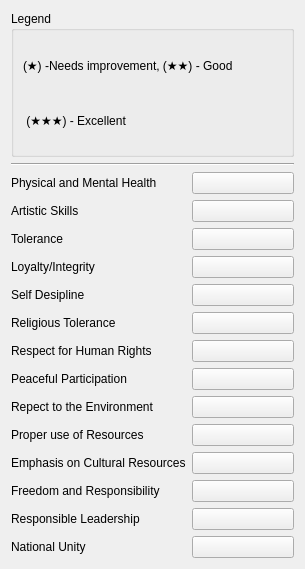
                  <widget class="QWidget" name="scrollAreaWidgetContents_11">
                   <property name="geometry">
                    <rect>
                     <x>0</x>
                     <y>0</y>
                     <width>305</width>
                     <height>569</height>
                    </rect>
                   </property>
                   <layout class="QVBoxLayout" name="verticalLayout_13">
                    <item>
                     <widget class="QGroupBox" name="groupBox_22">
                      <property name="title">
                       <string>Legend</string>
                      </property>
                      <layout class="QVBoxLayout" name="verticalLayout_30">
                       <item>
                        <widget class="QLabel" name="label_136">
                         <property name="text">
                          <string>(★) -Needs improvement, (★★) - Good</string>
                         </property>
                        </widget>
                       </item>
                       <item>
                        <widget class="QLabel" name="label_137">
                         <property name="text">
                          <string> (★★★) - Excellent</string>
                         </property>
                        </widget>
                       </item>
                      </layout>
                     </widget>
                    </item>
                    <item>
                     <widget class="Line" name="line_4">
                      <property name="orientation">
                       <enum>Qt::Horizontal</enum>
                      </property>
                     </widget>
                    </item>
                    <item>
                     <layout class="QGridLayout" name="gridLayout_38">
                      <property name="sizeConstraint">
                       <enum>QLayout::SetDefaultConstraint</enum>
                      </property>
                      <item row="3" column="0">
                       <widget class="QLabel" name="label_104">
                        <property name="sizePolicy">
                         <sizepolicy hsizetype="Maximum" vsizetype="Preferred">
                          <horstretch>0</horstretch>
                          <verstretch>0</verstretch>
                         </sizepolicy>
                        </property>
                        <property name="text">
                         <string>Loyalty/Integrity</string>
                        </property>
                       </widget>
                      </item>
                      <item row="6" column="0">
                       <widget class="QLabel" name="label_105">
                        <property name="sizePolicy">
                         <sizepolicy hsizetype="Maximum" vsizetype="Preferred">
                          <horstretch>0</horstretch>
                          <verstretch>0</verstretch>
                         </sizepolicy>
                        </property>
                        <property name="text">
                         <string>Respect for Human Rights</string>
                        </property>
                       </widget>
                      </item>
                      <item row="11" column="0">
                       <widget class="QLabel" name="label_106">
                        <property name="text">
                         <string>Freedom and Responsibility</string>
                        </property>
                       </widget>
                      </item>
                      <item row="7" column="0">
                       <widget class="QLabel" name="label_107">
                        <property name="sizePolicy">
                         <sizepolicy hsizetype="Maximum" vsizetype="Preferred">
                          <horstretch>0</horstretch>
                          <verstretch>0</verstretch>
                         </sizepolicy>
                        </property>
                        <property name="text">
                         <string>Peaceful Participation</string>
                        </property>
                       </widget>
                      </item>
                      <item row="0" column="0">
                       <widget class="QLabel" name="label_108">
                        <property name="sizePolicy">
                         <sizepolicy hsizetype="Maximum" vsizetype="Preferred">
                          <horstretch>0</horstretch>
                          <verstretch>0</verstretch>
                         </sizepolicy>
                        </property>
                        <property name="text">
                         <string>Physical and Mental Health</string>
                        </property>
                       </widget>
                      </item>
                      <item row="2" column="0">
                       <widget class="QLabel" name="label_109">
                        <property name="sizePolicy">
                         <sizepolicy hsizetype="Maximum" vsizetype="Preferred">
                          <horstretch>0</horstretch>
                          <verstretch>0</verstretch>
                         </sizepolicy>
                        </property>
                        <property name="text">
                         <string>Tolerance</string>
                        </property>
                       </widget>
                      </item>
                      <item row="8" column="0">
                       <widget class="QLabel" name="label_110">
                        <property name="text">
                         <string>Repect to the Environment</string>
                        </property>
                       </widget>
                      </item>
                      <item row="9" column="0">
                       <widget class="QLabel" name="label_111">
                        <property name="text">
                         <string>Proper use of Resources</string>
                        </property>
                       </widget>
                      </item>
                      <item row="10" column="0">
                       <widget class="QLabel" name="label_112">
                        <property name="sizePolicy">
                         <sizepolicy hsizetype="Fixed" vsizetype="Preferred">
                          <horstretch>0</horstretch>
                          <verstretch>0</verstretch>
                         </sizepolicy>
                        </property>
                        <property name="text">
                         <string>Emphasis on Cultural Resources</string>
                        </property>
                       </widget>
                      </item>
                      <item row="13" column="0">
                       <widget class="QLabel" name="label_113">
                        <property name="text">
                         <string>National Unity</string>
                        </property>
                       </widget>
                      </item>
                      <item row="1" column="0">
                       <widget class="QLabel" name="label_114">
                        <property name="sizePolicy">
                         <sizepolicy hsizetype="Maximum" vsizetype="Preferred">
                          <horstretch>0</horstretch>
                          <verstretch>0</verstretch>
                         </sizepolicy>
                        </property>
                        <property name="text">
                         <string>Artistic Skills</string>
                        </property>
                       </widget>
                      </item>
                      <item row="12" column="0">
                       <widget class="QLabel" name="label_115">
                        <property name="text">
                         <string>Responsible Leadership</string>
                        </property>
                       </widget>
                      </item>
                      <item row="5" column="0">
                       <widget class="QLabel" name="label_116">
                        <property name="sizePolicy">
                         <sizepolicy hsizetype="Maximum" vsizetype="Preferred">
                          <horstretch>0</horstretch>
                          <verstretch>0</verstretch>
                         </sizepolicy>
                        </property>
                        <property name="text">
                         <string>Religious Tolerance</string>
                        </property>
                       </widget>
                      </item>
                      <item row="4" column="0">
                       <widget class="QLabel" name="label_117">
                        <property name="sizePolicy">
                         <sizepolicy hsizetype="Maximum" vsizetype="Preferred">
                          <horstretch>0</horstretch>
                          <verstretch>0</verstretch>
                         </sizepolicy>
                        </property>
                        <property name="text">
                         <string>Self Desipline</string>
                        </property>
                       </widget>
                      </item>
                      <item row="1" column="1">
                       <widget class="QPushButton" name="pb_star_as_gr_3">
                        <property name="sizePolicy">
                         <sizepolicy hsizetype="Expanding" vsizetype="Fixed">
                          <horstretch>0</horstretch>
                          <verstretch>0</verstretch>
                         </sizepolicy>
                        </property>
                        <property name="toolTip">
                         <string>Click to rate</string>
                        </property>
                        <property name="text">
                         <string/>
                        </property>
                       </widget>
                      </item>
                      <item row="0" column="1">
                       <widget class="QPushButton" name="pb_star_pm_gr_3">
                        <property name="sizePolicy">
                         <sizepolicy hsizetype="Expanding" vsizetype="Fixed">
                          <horstretch>0</horstretch>
                          <verstretch>0</verstretch>
                         </sizepolicy>
                        </property>
                        <property name="toolTip">
                         <string>Click to rate</string>
                        </property>
                        <property name="text">
                         <string/>
                        </property>
                       </widget>
                      </item>
                      <item row="2" column="1">
                       <widget class="QPushButton" name="pb_star_to_gr_3">
                        <property name="sizePolicy">
                         <sizepolicy hsizetype="Expanding" vsizetype="Fixed">
                          <horstretch>0</horstretch>
                          <verstretch>0</verstretch>
                         </sizepolicy>
                        </property>
                        <property name="toolTip">
                         <string>Click to rate</string>
                        </property>
                        <property name="text">
                         <string/>
                        </property>
                       </widget>
                      </item>
                      <item row="3" column="1">
                       <widget class="QPushButton" name="pb_star_li_gr_3">
                        <property name="sizePolicy">
                         <sizepolicy hsizetype="Expanding" vsizetype="Fixed">
                          <horstretch>0</horstretch>
                          <verstretch>0</verstretch>
                         </sizepolicy>
                        </property>
                        <property name="toolTip">
                         <string>Click to rate</string>
                        </property>
                        <property name="text">
                         <string/>
                        </property>
                       </widget>
                      </item>
                      <item row="4" column="1">
                       <widget class="QPushButton" name="pb_star_sd_gr_3">
                        <property name="sizePolicy">
                         <sizepolicy hsizetype="Expanding" vsizetype="Fixed">
                          <horstretch>0</horstretch>
                          <verstretch>0</verstretch>
                         </sizepolicy>
                        </property>
                        <property name="toolTip">
                         <string>Click to rate</string>
                        </property>
                        <property name="text">
                         <string/>
                        </property>
                       </widget>
                      </item>
                      <item row="5" column="1">
                       <widget class="QPushButton" name="pb_star_rt_gr_3">
                        <property name="sizePolicy">
                         <sizepolicy hsizetype="Expanding" vsizetype="Fixed">
                          <horstretch>0</horstretch>
                          <verstretch>0</verstretch>
                         </sizepolicy>
                        </property>
                        <property name="toolTip">
                         <string>Click to rate</string>
                        </property>
                        <property name="text">
                         <string/>
                        </property>
                       </widget>
                      </item>
                      <item row="6" column="1">
                       <widget class="QPushButton" name="pb_star_rhr_gr_3">
                        <property name="sizePolicy">
                         <sizepolicy hsizetype="Expanding" vsizetype="Fixed">
                          <horstretch>0</horstretch>
                          <verstretch>0</verstretch>
                         </sizepolicy>
                        </property>
                        <property name="toolTip">
                         <string>Click to rate</string>
                        </property>
                        <property name="text">
                         <string/>
                        </property>
                       </widget>
                      </item>
                      <item row="7" column="1">
                       <widget class="QPushButton" name="pb_star_pp_gr_3">
                        <property name="sizePolicy">
                         <sizepolicy hsizetype="Expanding" vsizetype="Fixed">
                          <horstretch>0</horstretch>
                          <verstretch>0</verstretch>
                         </sizepolicy>
                        </property>
                        <property name="toolTip">
                         <string>Click to rate</string>
                        </property>
                        <property name="text">
                         <string/>
                        </property>
                       </widget>
                      </item>
                      <item row="8" column="1">
                       <widget class="QPushButton" name="pb_star_re_gr_3">
                        <property name="sizePolicy">
                         <sizepolicy hsizetype="Expanding" vsizetype="Fixed">
                          <horstretch>0</horstretch>
                          <verstretch>0</verstretch>
                         </sizepolicy>
                        </property>
                        <property name="toolTip">
                         <string>Click to rate</string>
                        </property>
                        <property name="text">
                         <string/>
                        </property>
                       </widget>
                      </item>
                      <item row="9" column="1">
                       <widget class="QPushButton" name="pb_star_pr_gr_3">
                        <property name="sizePolicy">
                         <sizepolicy hsizetype="Expanding" vsizetype="Fixed">
                          <horstretch>0</horstretch>
                          <verstretch>0</verstretch>
                         </sizepolicy>
                        </property>
                        <property name="toolTip">
                         <string>Click to rate</string>
                        </property>
                        <property name="text">
                         <string/>
                        </property>
                       </widget>
                      </item>
                      <item row="10" column="1">
                       <widget class="QPushButton" name="pb_star_ecr_gr_3">
                        <property name="sizePolicy">
                         <sizepolicy hsizetype="Expanding" vsizetype="Fixed">
                          <horstretch>0</horstretch>
                          <verstretch>0</verstretch>
                         </sizepolicy>
                        </property>
                        <property name="toolTip">
                         <string>Click to rate</string>
                        </property>
                        <property name="text">
                         <string/>
                        </property>
                       </widget>
                      </item>
                      <item row="11" column="1">
                       <widget class="QPushButton" name="pb_star_fr_gr_3">
                        <property name="sizePolicy">
                         <sizepolicy hsizetype="Expanding" vsizetype="Fixed">
                          <horstretch>0</horstretch>
                          <verstretch>0</verstretch>
                         </sizepolicy>
                        </property>
                        <property name="toolTip">
                         <string>Click to rate</string>
                        </property>
                        <property name="text">
                         <string/>
                        </property>
                       </widget>
                      </item>
                      <item row="12" column="1">
                       <widget class="QPushButton" name="pb_star_rl_gr_3">
                        <property name="sizePolicy">
                         <sizepolicy hsizetype="Expanding" vsizetype="Fixed">
                          <horstretch>0</horstretch>
                          <verstretch>0</verstretch>
                         </sizepolicy>
                        </property>
                        <property name="toolTip">
                         <string>Click to rate</string>
                        </property>
                        <property name="text">
                         <string/>
                        </property>
                       </widget>
                      </item>
                      <item row="13" column="1">
                       <widget class="QPushButton" name="pb_star_nu_gr_3">
                        <property name="sizePolicy">
                         <sizepolicy hsizetype="Expanding" vsizetype="Fixed">
                          <horstretch>0</horstretch>
                          <verstretch>0</verstretch>
                         </sizepolicy>
                        </property>
                        <property name="toolTip">
                         <string>Click to rate</string>
                        </property>
                        <property name="text">
                         <string/>
                        </property>
                       </widget>
                      </item>
                     </layout>
                    </item>
                   </layout>
                  </widget>
